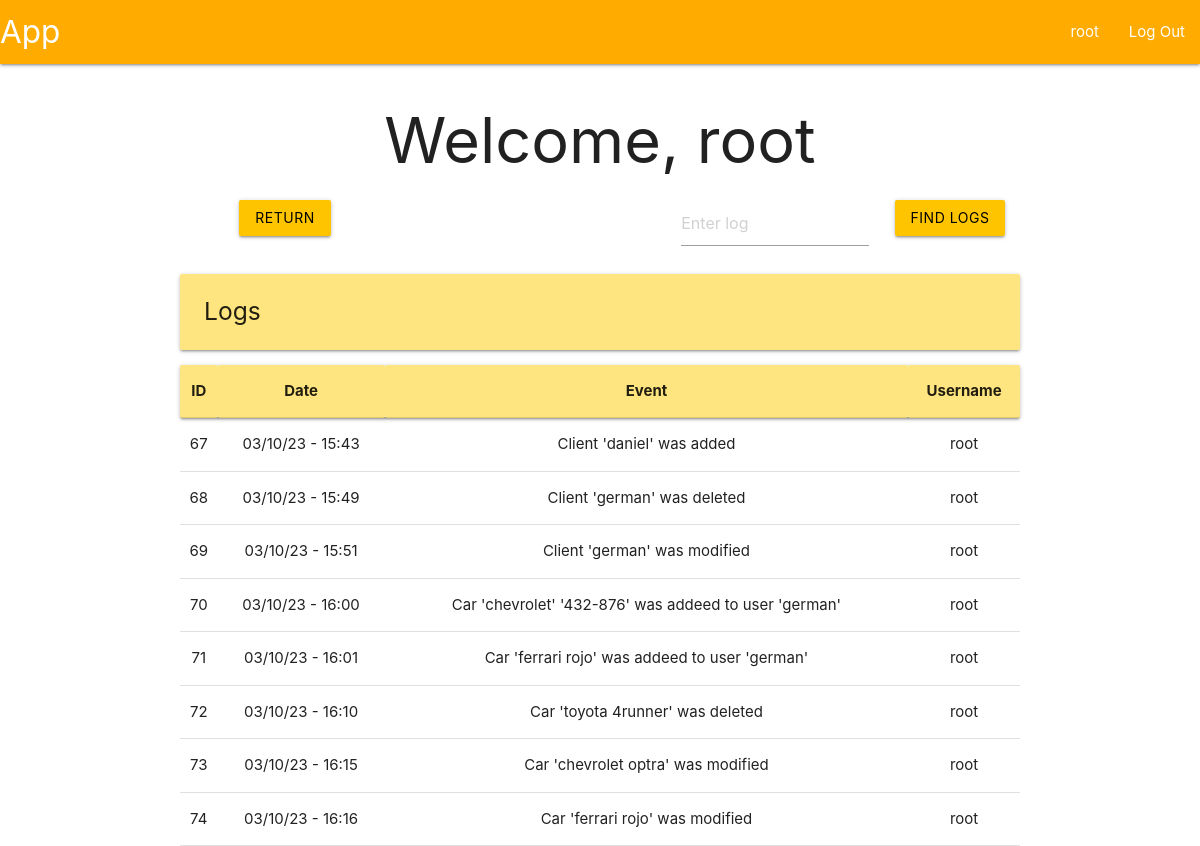
The app's page /logger (signed in) with its own data.
### tables this page shows
CREATE TABLE user (
    id INTEGER PRIMARY KEY AUTOINCREMENT,
    username TEXT UNIQUE NOT NULL,
    firstname TEXT NOT NULL,
    secondname TEXT NOT NULL,
    password TEXT NOT NULL,
    roleId INTEGER,
    proyId INTEGER,
    auth INTEGER,

    FOREIGN KEY (roleId) REFERENCES roles(id),
    FOREIGN KEY (proyId) REFERENCES proyect(id)
);

CREATE TABLE logger (
    id INTEGER PRIMARY KEY AUTOINCREMENT,
    event TEXT NOT NULL,
    date TEXT NOT NULL,
    user TEXT NOT NULL
);

### app/logger.py (the view, shortened to what this page needs)
@bp.route('/logger', methods=('POST', 'GET'))
@login_required
def logger_index():
    db = get_db()
    logs = db.execute(
        'SELECT * FROM logger'
    ).fetchall()
    if g.user['roleId'] != 1:
        logs = db.execute(
            'SELECT * FROM logger WHERE user = ?',
            (g.user['username'],)
        ).fetchall()
    return render_template('index/logger/loggerIndex.html', logs = utilities.dataForLoggerTable(logs))

### app/auth.py (called while the page is built)
@bp.before_app_request
def load_logged_in_user():
    user_id = session.get('user_id')
    if user_id is None:
        g.user = None
    else:
        g.user = get_db().execute(
            "SELECT * FROM user WHERE id = ?",
            (user_id,)
        ).fetchone()

def login_required(view):
    @functools.wraps(view)
    def wrapped_view(**kwargs):
        if g.user is None:
            return redirect(url_for('auth.login'))
        return view(**kwargs)
    return wrapped_view

### app/db.py (called while the page is built)
def get_db():
    if 'db' not in g:
        g.db = sqlite3.connect(
            current_app.config['DATABASE'],
            detect_types = sqlite3.PARSE_DECLTYPES
        )
        g.db.row_factory = sqlite3.Row
    return g.db

### app/utilities.py (called while the page is built)
def dataForLoggerTable(logs):
    data = []
    for log in logs:
        data.append(
            {
                'id': log['id'],
                'date': log['date'],
                'event': log['event'],
                'user': log['user']
            }
        )
    return data

### app/templates/index/logger/loggerIndex.html
{% extends 'base.html' %}
{% block header %}
  <h1> {% block title %}Welcome, {{ g.user['username'] }} {% endblock %}</h1>
{% endblock %}
{% block content %}
<div class="row">
  <form method="POST">
    <div class="col s3">
      <input class="btn waves-effect waves-ligth amber accent-3 black-text" name="return" type="submit" value="Return">
    </div>
  </form>
  <form method="POST">
    <div class="col s3 offset-s4">
      <input placeholder="Enter log" name="find-log" id="log">
    </div>
    <div class="col s2">
      <input class="btn waves-effect waves-ligth amber accent-3 black-text" type="submit" value="Find logs">
    </div>
  </form>
</div>
<div class="left-align">
  <h5 class="card-panel amber accent-1">Logs</h5>
</div>
<table class="centered">
  <thead class="card-panel amber accent-1">
    <tr>
      <th>ID</th>
      <th>Date</th>
      <th>Event</th>
      <th>Username</th>
    </tr>
  </thead>
  <tbody>
    {% for log in logs %}
      <tr>
        <td>{{ log['id'] }}</td>
        <td>{{ log['date'] }}</td>
        <td>{{ log['event'] }}</td>
        <td>{{ log['user'] }}</td>
       </tr>
     {% endfor %}
  </tbody>
</table>
{% endblock %}

### app/templates/base.html (shortened to what this page needs)
<!DOCTYPE html>
<link rel="stylesheet" href="{{ url_for('static', filename='materialize.css') }}">
<link rel="stylesheet" href="{{ url_for('static', filename='style.css') }}">
<nav>
    <div class="nav-wrapper amber accent-4">
      <a href="#" class="brand-logo">App</a>
      <ul class="right hide-n black-text text-black">
        {% if g.user %}
            <li><a href="{{ url_for('user.profile')}}">{{ g.user['username'] }}</span></a>
            <li><a href="{{ url_for('auth.logout') }}">Log Out</a>
        {% else %}
            <li><a href="{{ url_for('auth.register') }}">Register</a>
            <li><a href="{{ url_for('auth.login') }}">Log In</a>
        {% endif %}
      </ul>
    </div>
</nav>
<section class="content container center-align">
    <header>
        {% block header %}{% endblock %}
    </header>
    {% block content %}{% endblock %}
</section>

### records on screen
user: user.username "root"
logger: id "67", date "03/10/23 - 15:43", event "Client 'daniel' was added", user "root"
logger: id "68", date "03/10/23 - 15:49", event "Client 'german' was deleted", user "root"
logger: id "69", date "03/10/23 - 15:51", event "Client 'german' was modified", user "root"
logger: id "70", date "03/10/23 - 16:00", event "Car 'chevrolet' '432-876' was addeed to user 'german'", user "root"
logger: id "71", date "03/10/23 - 16:01", event "Car 'ferrari rojo' was addeed to user 'german'", user "root"
logger: id "72", date "03/10/23 - 16:10", event "Car 'toyota 4runner' was deleted", user "root"
logger: id "73", date "03/10/23 - 16:15", event "Car 'chevrolet optra' was modified", user "root"
logger: id "74", date "03/10/23 - 16:16", event "Car 'ferrari rojo' was modified", user "root"
